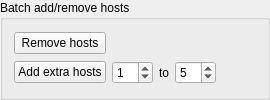
              <widget class="QGroupBox" name="boxHostProperties_2">
               <property name="sizePolicy">
                <sizepolicy hsizetype="Preferred" vsizetype="Maximum">
                 <horstretch>0</horstretch>
                 <verstretch>0</verstretch>
                </sizepolicy>
               </property>
               <property name="title">
                <string>Batch add/remove hosts</string>
               </property>
               <layout class="QGridLayout" name="gridLayout_25">
                <item row="3" column="1">
                 <widget class="QWidget" name="widget_22" native="true">
                  <layout class="QHBoxLayout" name="horizontalLayout_22">
                   <property name="leftMargin">
                    <number>0</number>
                   </property>
                   <property name="topMargin">
                    <number>0</number>
                   </property>
                   <property name="rightMargin">
                    <number>0</number>
                   </property>
                   <property name="bottomMargin">
                    <number>0</number>
                   </property>
                   <item>
                    <widget class="QSpinBox" name="spinExtraHostsMin">
                     <property name="value">
                      <number>1</number>
                     </property>
                    </widget>
                   </item>
                   <item>
                    <widget class="QLabel" name="label_70">
                     <property name="text">
                      <string>to</string>
                     </property>
                    </widget>
                   </item>
                   <item>
                    <widget class="QSpinBox" name="spinExtraHostsMax">
                     <property name="value">
                      <number>5</number>
                     </property>
                    </widget>
                   </item>
                   <item>
                    <spacer name="horizontalSpacer_6">
                     <property name="orientation">
                      <enum>Qt::Horizontal</enum>
                     </property>
                     <property name="sizeHint" stdset="0">
                      <size>
                       <width>40</width>
                       <height>20</height>
                      </size>
                     </property>
                    </spacer>
                   </item>
                  </layout>
                 </widget>
                </item>
                <item row="0" column="0">
                 <widget class="QPushButton" name="btnRemoveHosts">
                  <property name="text">
                   <string>Remove hosts</string>
                  </property>
                 </widget>
                </item>
                <item row="3" column="0">
                 <widget class="QPushButton" name="btnAddExtraHosts">
                  <property name="text">
                   <string>Add extra hosts</string>
                  </property>
                 </widget>
                </item>
               </layout>
              </widget>
